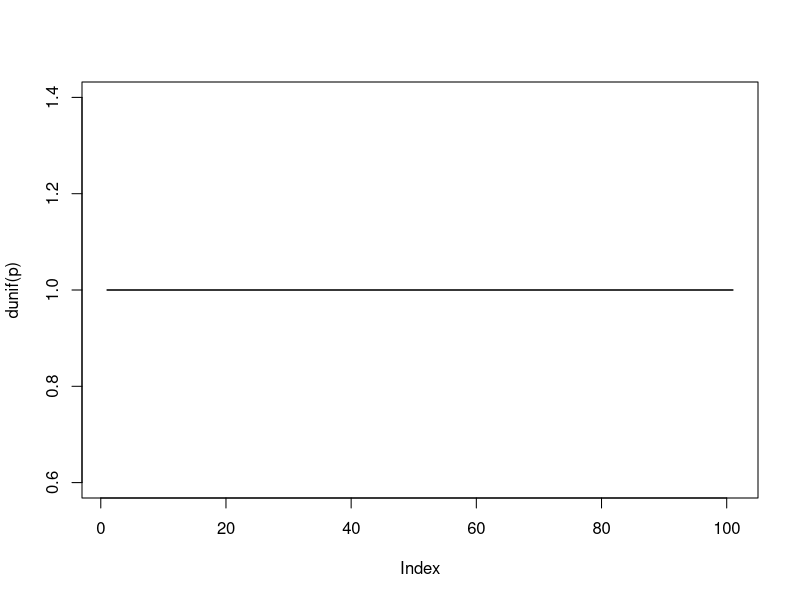
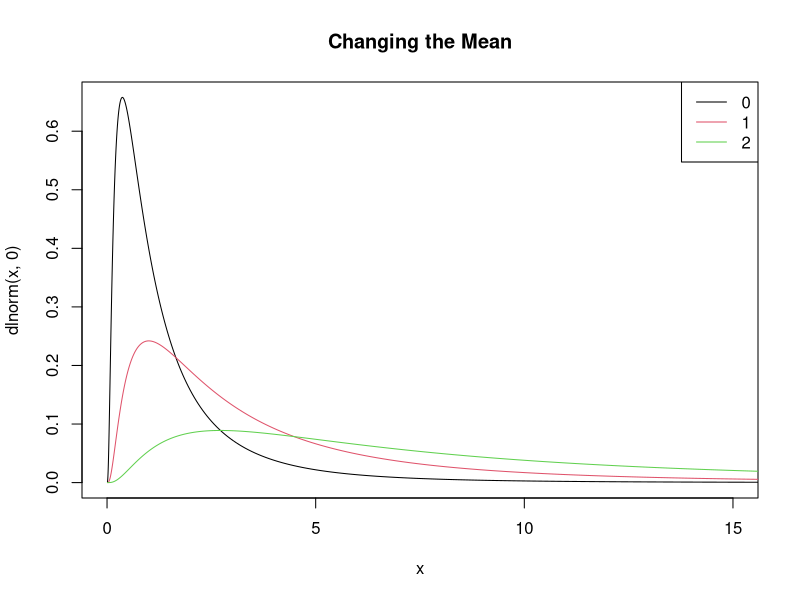
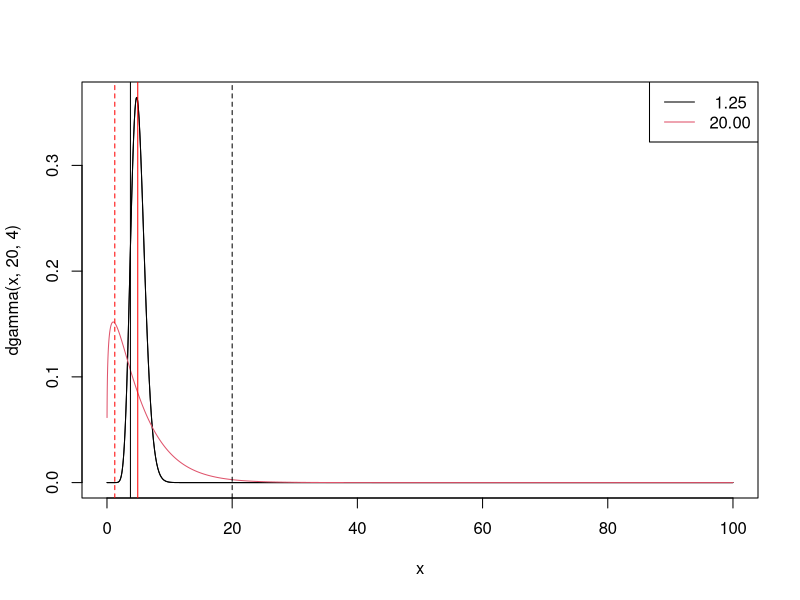
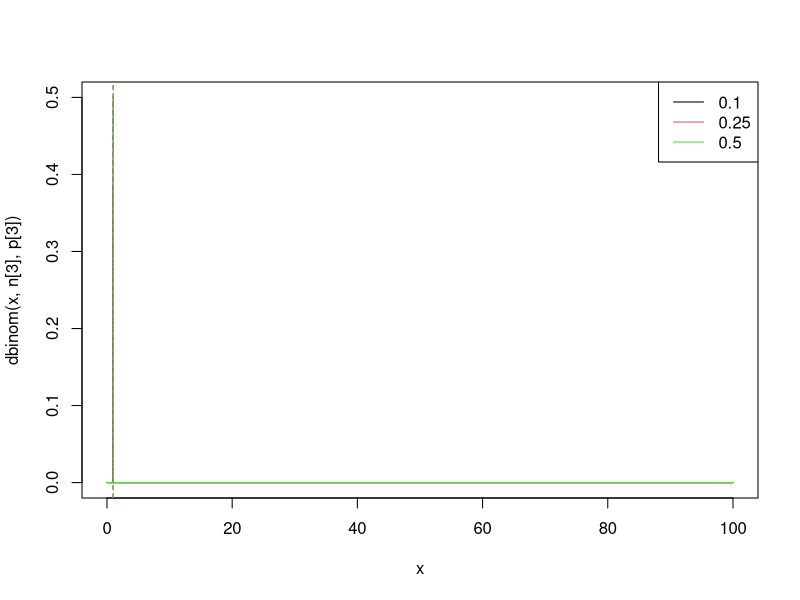
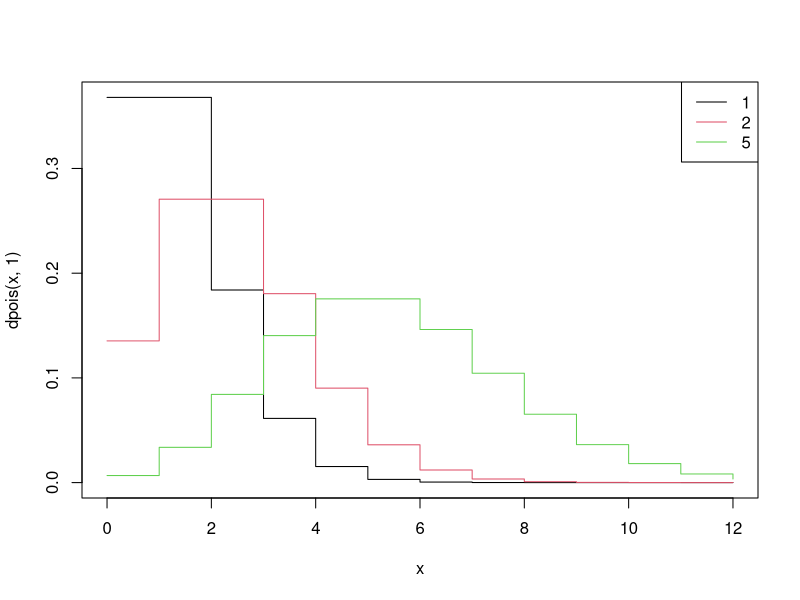
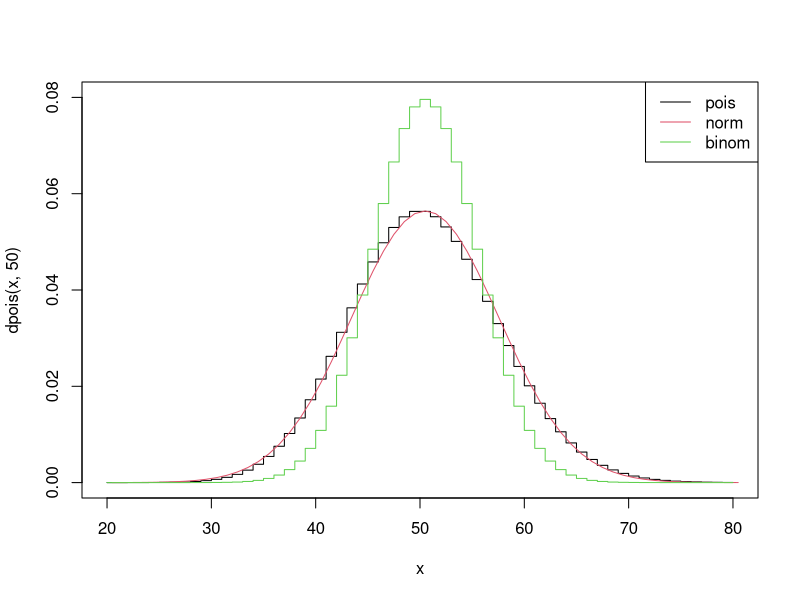
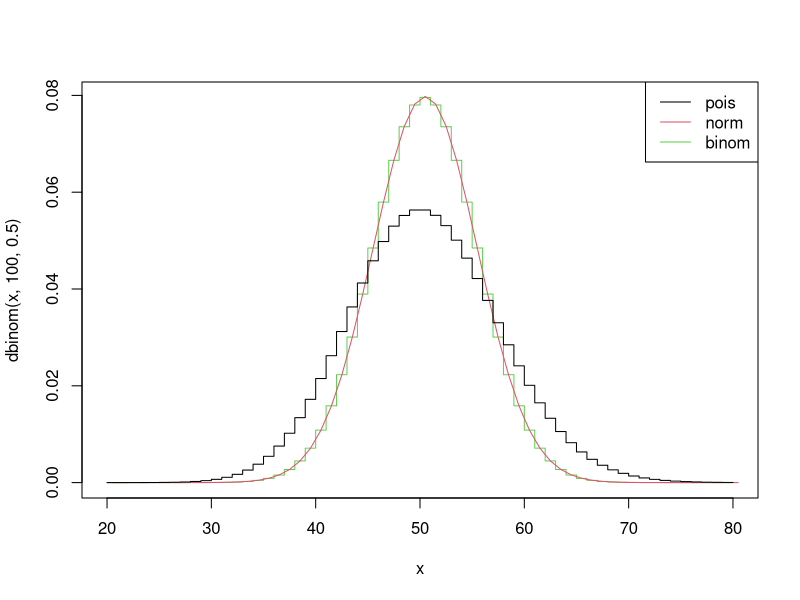
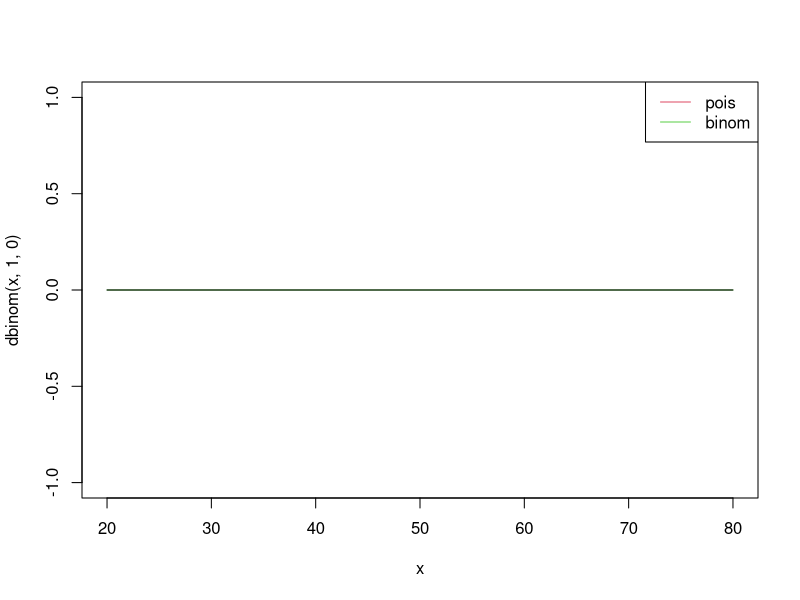

Recreate these plots in R, in order.
## ---- chunk 1
x = seq(-5,5,by=0.1)
p = seq(0,1,by=0.01) 
## ---- chunk 2
plot(dunif(p), type = "l") #the uniform
lines(dbeta(p,1,1)) #the special case of beta
#They look the same
## ---- chunk 3
a_1<-5
b_1<-5
varience_1<-(a_1*b_1)/((a_1+b_1)^2 *(a_1+b_1+1))
varience_1 # low varience

a_2<-1
b_2<-1
varience_2<-(a_2*b_2)/((a_2+b_2)^2 *(a_2+b_2+1))
varience_2 # medium varience

a_3<-0.2
b_3<-0.2
varience_3<-(a_3*b_3)/((a_3+b_3)^2 *(a_3+b_3+1))
varience_3 #high varience

## ---- chunk 4
betas<-c(6,4,2,1.25,1,0.5)
alphas<-rep(6,6)

means<-rep(NA,6)

for(i in 1:6){
  means[i]<- (alphas[i])/(alphas[i]+betas[i])
}
means

medians<-rep(NA,6)
for(i in 1:6){
  medians[i]<- qbeta(0.5, alphas[i], betas[i])
}
medians


## ---- chunk 5

x <- 10^seq(-2,2,by=0.01)
plot(x,dlnorm(x,0),type='l',xlim=c(0,15),main="Changing the Mean")
lines(x,dlnorm(x,1),col=2)
lines(x,dlnorm(x,2),col=3)
legend("topright",legend=0:2,lty=1,col=1:3)

logmeans<-c(0,1,2) #log means

### Backing out arithmatic mean
arith_means<-rep(NA,3)
for(i in 1:3){
  arith_means[i]<- exp(logmeans[i] + 1/2 *1^2) #because sdlog is set to 1 by default
}
arith_means
## ---- chunk 6

median_20<-qgamma(0.5,20,4)
median_20

mean_20<-20/(4^2)
mean_20

diff<-median_20-mean_20
diff

median_1.25<-qgamma(0.5,1.25,0.25)
median_1.25

mean_1.25<-1.25/(0.25^2)
mean_1.25

diff<-median_1.25-mean_1.25
diff 

a <- c(20,1.25)
r <- c(4,0.25)
plot(x,dgamma(x,20,4),type='l')
for(i in 1:2){
  lines(x,dgamma(x,a[i],r[i]),col=i)}
var = a/r^2
mean =  a/r
legend("topright",legend=format(var,digits=3),lty=1,col=1:6)
abline(v=median_1.25)  # medians straight lines
abline(v=median_20,col="red")
abline(v=mean_1.25, lty=2) # means dashed
abline(v=mean_20,col="red",  lty=2)

## ---- chunk 7

## vary probability
n = c(10, 4, 2)
p = c(0.1,0.25,0.5)
plot(x,dbinom(x,n[3],p[3]),type='s')
for(i in 1:3){
  lines(x,dbinom(x,n[i],p[i]),col=i,type='s')
}
abline(v = n*p,col=1:3,lty=2)
legend("topright",legend=p,lty=1,col=1:3)



## ---- chunk 8
x <- 0:12
plot(x,dpois(x,1),type='s')
lines(x,dpois(x,2),type='s',col=2)
lines(x,dpois(x,5),type='s',col=3)
legend("topright",legend=c(1,2,5),lty=1,col=1:3)

x <- 20:80
plot(x,dpois(x,50),type='s',ylim=c(0,0.08))  	#Poisson with mean 50 (variance = 50)
lines(x+0.5,dnorm(x,50,sqrt(50)),col=2)		#Normal with mean and variance of 50
lines(x,dbinom(x,100,0.5),col=3,type='s')		#Binomial with mean 50 (variance = 25)
legend("topright",legend=c("pois","norm","binom"),col=1:3,lty=1)

plot(x,dbinom(x,100,0.5),type='s',col=3)		#Binomial with mean 50 (variance = 25)
lines(x+0.5,dnorm(x,50,sqrt(25)),col=2)		#Normal with mean 50 and variance of 25
lines(x,dpois(x,50),col=1,type='s')			#Poisson with mean 50 (variance = 50)
legend("topright",legend=c("pois","norm","binom"),col=1:3,lty=1)
## ---- chunk 9
n<- 0

p<-100

var<-n*p*(1-p)
var
mean<-n*p
mean

plot(x,dbinom(x,1,0),type='s',col=3)		#Binomial with mean 0 (variance = 0)
lines(x,dpois(x,0),col=1,type='s')			#Poisson with mean 0 (variance = 0)
legend("topright",legend=c("pois","binom"),col=2:3,lty=1)
## ---- chunk 10
x <- 0:20
## negative binomial

## vary size
plot(x,dnbinom(x,1,0.5),type="s",main="vary size")
lines(x,dnbinom(x,2,0.5),type="s",col=2)
lines(x,dnbinom(x,3,0.5),type="s",col=3)
lines(x,dnbinom(x,5,0.5),type="s",col=4)
lines(x,dnbinom(x,10,0.5),type="s",col=5)
legend("topright",legend=c(1,2,3,5,10),col=1:5,lty=1)

## vary probability
plot(x,dnbinom(x,3,0.5),type="s",main="vary probability")
lines(x,dnbinom(x,3,0.3),type="s",col=2)
lines(x,dnbinom(x,3,0.2),type="s",col=3)
lines(x,dnbinom(x,3,0.1),type="s",col=4)
legend("topright",legend=c(0.5,0.3,0.2,0.1),col=1:5,lty=1)

## vary variance , alternate parameterization
mean = 8
var = c(10,20,30,8)
size = mean^2/(var-mean)
plot(x,dnbinom(x,mu=mean,size=size[1]),type="s",ylim=c(0,0.14),main="vary variance")
lines(x,dnbinom(x,mu=mean,size=size[2]),type="s",col=2)
lines(x,dnbinom(x,mu=mean,size=size[3]),type="s",col=3)
#lines(x,dnbinom(x,mu=mean,size=size[4]),type="s",col=5)
legend('topright',legend=format(c(var,mean),digits=2),col=1:5,lty=1)
lines(x,dpois(x,mean),col=4,type="s")
## NB as generalization of pois with inflated variance

## geometric
plot(x,dgeom(x,0.5),type="s",main="Geometric")
lines(x,dgeom(x,0.15),type="s",col=2)
lines(x,dgeom(x,0.05),type="s",col=3)
lines(x,dnbinom(x,1,0.15),type="s",col=4,lty=2)
## geometric as special case of NB where size = 1
## ---- chunk 11
n<-c(1,2,3,5,10)
p<-rep(0.5,5)
means<-n*p
means
